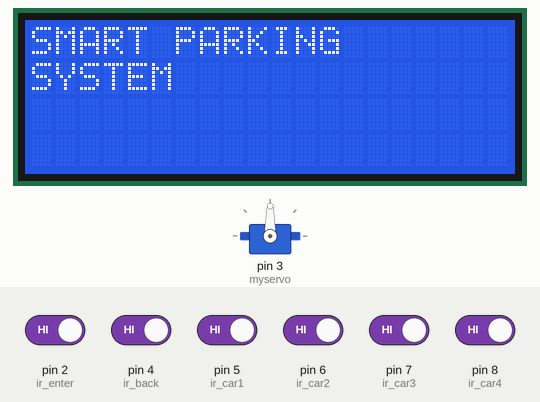
The sketch below on a simulated Arduino Uno, built with avr-gcc and run on an emulated ATmega328P. Shown: servo, 20×4 character LCD. The test bench sets the inputs (shaded band); at power-on: pin 2 (ir_enter), pin 4 (ir_back), pin 5 (ir_car1), pin 6 (ir_car2), pin 7 (ir_car3), pin 8 (ir_car4) HIGH.

Above: at 0.1 s.
At 4.2 s:
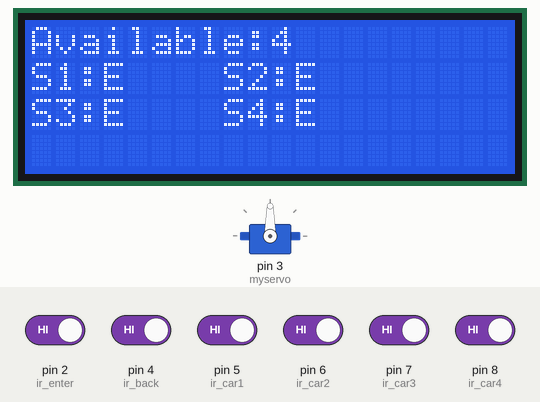
4.3 s: pin 5 (ir_car1) driven LOW
5.9 s: pin 6 (ir_car2) driven LOW
7.5 s: pin 7 (ir_car3) driven LOW
9.1 s: pin 8 (ir_car4) driven LOW
10.6 s: pin 5 (ir_car1) driven HIGH
12.1 s: pin 6 (ir_car2) driven HIGH
Timing chart, 0 to 14.7 s (numbered marks = the images above; inputs shaded):
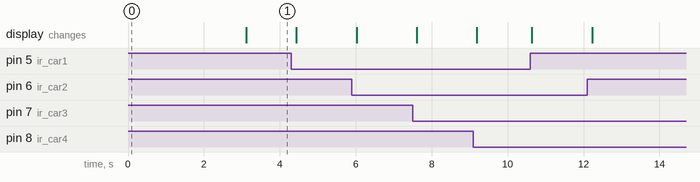

The sketch:

SmartParkingSystem.ino
```cpp
#include <Servo.h>
#include <Wire.h>
#include <LiquidCrystal_I2C.h>

LiquidCrystal_I2C lcd(0x27,20,4);

Servo myservo;

#define ir_enter 2
#define ir_back 4

#define ir_car1 5
#define ir_car2 6
#define ir_car3 7
#define ir_car4 8

int S1 = 0;
int S2 = 0;
int S3 = 0;
int S4 = 0;

int slot = 4;

int flag1 = 0;
int flag2 = 0;

void setup()
{
    Serial.begin(9600);

    pinMode(ir_car1, INPUT);
    pinMode(ir_car2, INPUT);
    pinMode(ir_car3, INPUT);
    pinMode(ir_car4, INPUT);

    pinMode(ir_enter, INPUT);
    pinMode(ir_back, INPUT);

    myservo.attach(3);
    myservo.write(90);

    lcd.init();
    lcd.backlight();

    lcd.setCursor(0,0);
    lcd.print("SMART PARKING");

    lcd.setCursor(0,1);
    lcd.print("SYSTEM");

    delay(3000);

    lcd.clear();

    Read_Sensor();

    int total = S1 + S2 + S3 + S4;
    slot = slot - total;
}

void loop()
{
    Read_Sensor();

    lcd.setCursor(0,0);
    lcd.print("Available:");
    lcd.print(slot);
    lcd.print("   ");

    lcd.setCursor(0,1);
    lcd.print("S1:");
    lcd.print(S1 ? "F" : "E");

    lcd.setCursor(8,1);
    lcd.print("S2:");
    lcd.print(S2 ? "F" : "E");

    lcd.setCursor(0,2);
    lcd.print("S3:");
    lcd.print(S3 ? "F" : "E");

    lcd.setCursor(8,2);
    lcd.print("S4:");
    lcd.print(S4 ? "F" : "E");

    if(digitalRead(ir_enter)==0 && flag1==0)
    {
        if(slot>0)
        {
            flag1=1;

            if(flag2==0)
            {
                myservo.write(180);
                slot--;
            }
        }
        else
        {
            lcd.clear();
            lcd.print("PARKING FULL");
            delay(1500);
        }
    }

    if(digitalRead(ir_back)==0 && flag2==0)
    {
        flag2=1;

        if(flag1==0)
        {
            myservo.write(180);
            slot++;
        }
    }

    if(flag1==1 && flag2==1)
    {
        delay(1000);

        myservo.write(90);

        flag1=0;
        flag2=0;
    }

    delay(100);
}

void Read_Sensor()
{
    S1 = digitalRead(ir_car1)==0;
    S2 = digitalRead(ir_car2)==0;
    S3 = digitalRead(ir_car3)==0;
    S4 = digitalRead(ir_car4)==0;
}
```
